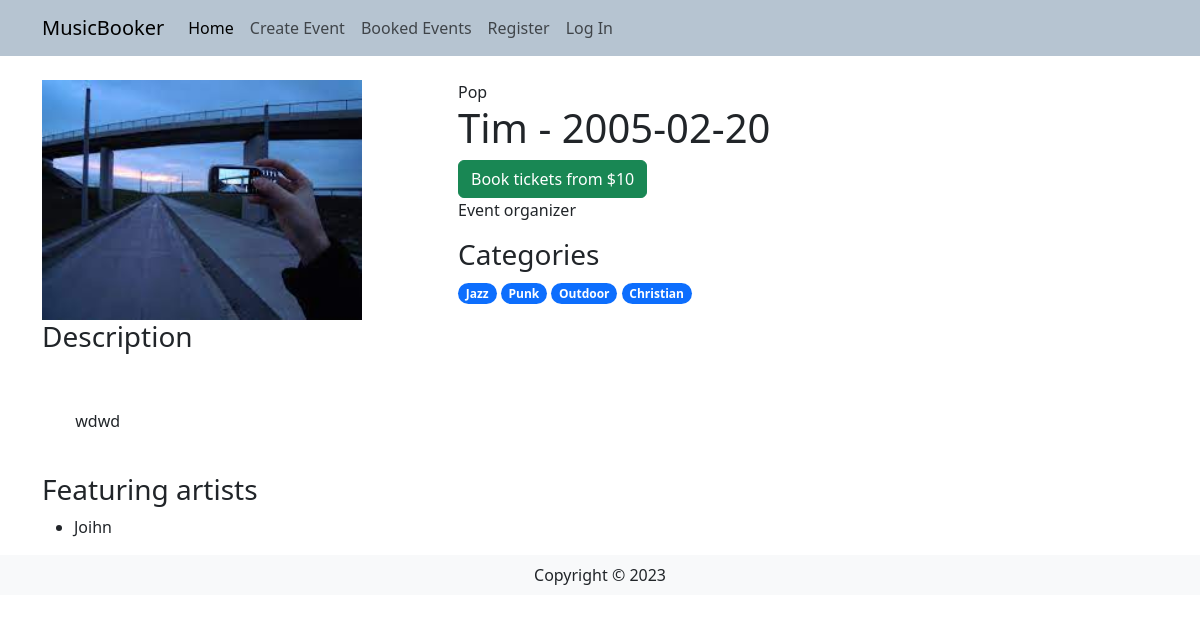
The page /events/3 on the database its author committed.
### travel/models.py (models this page shows)
class Event(db.Model):
    __tablename__ = 'events'
    id = db.Column(db.Integer, primary_key=True)
    event_name = db.Column(db.String(200))
    date = db.Column(db.String(200))
    description = db.Column(db.String(400))
    image = db.Column(db.String(400))
    artists = db.relationship('Artist', backref='events')
    tickets = db.relationship('Ticket', backref='events')
    categories = db.relationship('Category', secondary=categories, lazy='subquery',
        backref=db.backref('categories', lazy=True))

class Category(db.Model):
    __tablename__ = 'categories'
    id = db.Column(db.Integer, primary_key=True)
    category_name = db.Column(db.String(200))

class Ticket(db.Model):
    __tablename__ = 'tickets'
    id = db.Column(db.Integer, primary_key=True)
    ticket_name = db.Column(db.String(200))
    ticket_price = db.Column(db.Numeric(200))
    ticket_description = db.Column(db.String(400))
    ticket_quantity = db.Column(db.Numeric(200))
    event_id = db.Column(db.Integer, db.ForeignKey('events.id'))

class Artist(db.Model):
    __tablename__ = 'artists'
    id = db.Column(db.Integer, primary_key=True)
    artist_name = db.Column(db.String(200))
    event_id = db.Column(db.Integer, db.ForeignKey('events.id'))

### travel/events.py (the view)
@destbp.route('/<id>', methods=['GET', 'POST'])
def show(id):
    event = db.session.scalar(db.select(Event).where(Event.id==id))
    min_ticket_price = min(event.tickets, key=lambda x: x.ticket_price).ticket_price
    return render_template('events/show.html', event=event, min_ticket_price=min_ticket_price, id=id)

### travel/__init__.py (called while the page is built)
@app.context_processor
def get_context():
   year = datetime.datetime.today().year
   return dict(year=year)

### travel/templates/events/show.html
{% extends 'base.html' %}
{% block content %}
<div class="container">
    <div class="row">
        <div class="col-12 col-lg-4">
            <img src="{{ event.image }}" class="card-img-top" style="width: 20rem;" alt="...">
        </div>
        <div class="col px-lg-5">
            {{event.categories[0].category_name}}
            <h1>
                {{event.event_name}} - {{event.date}}
            </h1>
            <a href="/events/{{id}}/book" class="btn btn-success" >Book tickets from ${{min_ticket_price|round}}</a>
            <p>Event organizer</p>
            <h3>Categories</h3>
            <span class="badge rounded-pill text-bg-primary">Jazz</span>
            <span class="badge rounded-pill text-bg-primary">Punk</span>
            <span class="badge rounded-pill text-bg-primary">Outdoor</span>
            <span class="badge rounded-pill text-bg-primary">Christian</span>
        </div>
    </div>
    <h3>Description</h3>
    <p  style="white-space: pre-wrap;">
        {{event.description}}
    </p>
    <h3>Featuring artists</h3>
    <ul>
    {% for artist in event.artists %}
        <li>
            {{ artist.artist_name }}
        </li>
    {% endfor %}
    </ul>
</div>
{% endblock %}

### rows shown on the page
Event: image (picture), event_name "Tim", date "2005-02-20", description "wdwd"
Category: category_name "Pop"
Ticket: ticket_price "10"
Artist: artist_name "Joihn"
